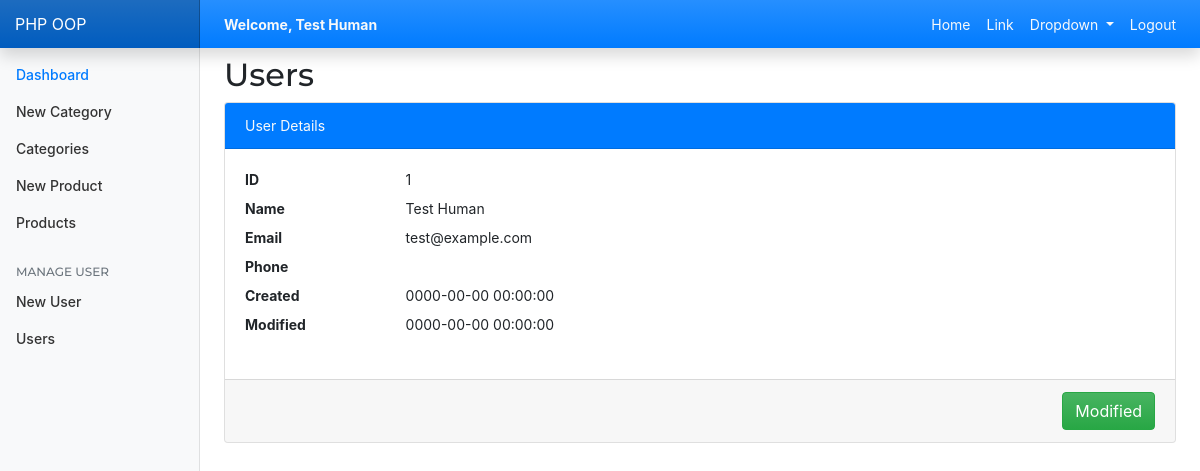
The app's page /users_view.php?id=1 (signed in) with its own data.
### tables this page shows
CREATE TABLE `users` (
  `id` int(11) NOT NULL,
  `name` varchar(255) DEFAULT NULL,
  `email` varchar(255) DEFAULT NULL,
  `phone` varchar(255) DEFAULT NULL,
  `pwd` varchar(255) DEFAULT NULL,
  `created` datetime NOT NULL,
  `modified` datetime NOT NULL
);

### config/App.php (called while the page is built, shortened)
<?php
$database = new Database(HOST, USER, PASSWORD, DATABASE);
$db = $database->connection();
include_once 'objects/Users.php';
$User = new Users($db);

### objects/Users.php (called while the page is built, shortened)
<?php
class Users extends Auth
{
    protected $db;
    public function __construct($db)
    {
        $this->db = $db;
        $this->table = 'users';
    }
    public function findById($id = null)
    {
        try {
            $stmt = $this->db->prepare("SELECT * FROM $this->table WHERE id = :id LIMIT 1");
            $stmt->execute(array(':id' => $id));
            if ($stmt->rowCount() > 0) {
                $results = $stmt->fetch(PDO::FETCH_ASSOC);
                return $results;
            } else {
                return false;
            }
        } catch (PDOException $e) {
            echo $e->getMessage();
        }
    }
}

### users_view.php (the view)
<?php
include_once 'config/app.php';
include_once 'elements/header.php';
include_once 'elements/navbar.php';
$User->is_loggedin();
if (isset($_GET) && $_GET) {
    $user = $User->findById($_GET['id']);
}
?>
    <div class="container-fluid">
        <div class="row">
            <?php include_once 'elements/sidebar.php'; ?>
            <main role="main" class="col-md-9 ml-sm-auto col-lg-10 px-4">
                <h2 class="my-2">Users</h2>
                <div class="card">
                    <div class="card-header bg-primary text-light">User Details</div>
                    <div class="card-body">
                        <dl class="row">
                            <dt class="col-sm-2">ID</dt>
                            <dd class="col-sm-10">&nbsp;<?= $user['id'] ?></dd>
                            <dt class="col-sm-2">Name</dt>
                            <dd class="col-sm-10">&nbsp;<?= $user['name'] ?></dd>
                            <dt class="col-sm-2">Email</dt>
                            <dd class="col-sm-10">&nbsp;<?= $user['email'] ?></dd>
                            <dt class="col-sm-2">Phone</dt>
                            <dd class="col-sm-10">&nbsp;<?= $user['phone'] ?></dd>
                            <dt class="col-sm-2">Created</dt>
                            <dd class="col-sm-10">&nbsp;<?= $user['created'] ?></dd>
                            <dt class="col-sm-2">Modified</dt>
                            <dd class="col-sm-10">&nbsp;<?= $user['modified'] ?></dd>
                        </dl>
                    </div>
                    <div class="card-footer">
                        <div class="d-flex flex-row-reverse">
                            <a class="btn btn-success" href="users_edit.php?id=<?= $user['id'] ?>">Modified</a>
                        </div>
                    </div>
                </div>
            </main>
        </div>
    </div>
<?php
include_once 'elements/footer.php';

### assets/css/custom.css (style rules this page uses)
body { font-size: .875rem; }
[role="main"] { padding-top: 133px; }
@media (min-width: 768px) { [role="main"] { padding-top: 48px; } }

### records on screen
users: id "1", name "Test Human", email "test@example.com", created "0000-00-00 00:00:00", modified "0000-00-00 00:00:00"

### other values on screen
$name "Test Human"
